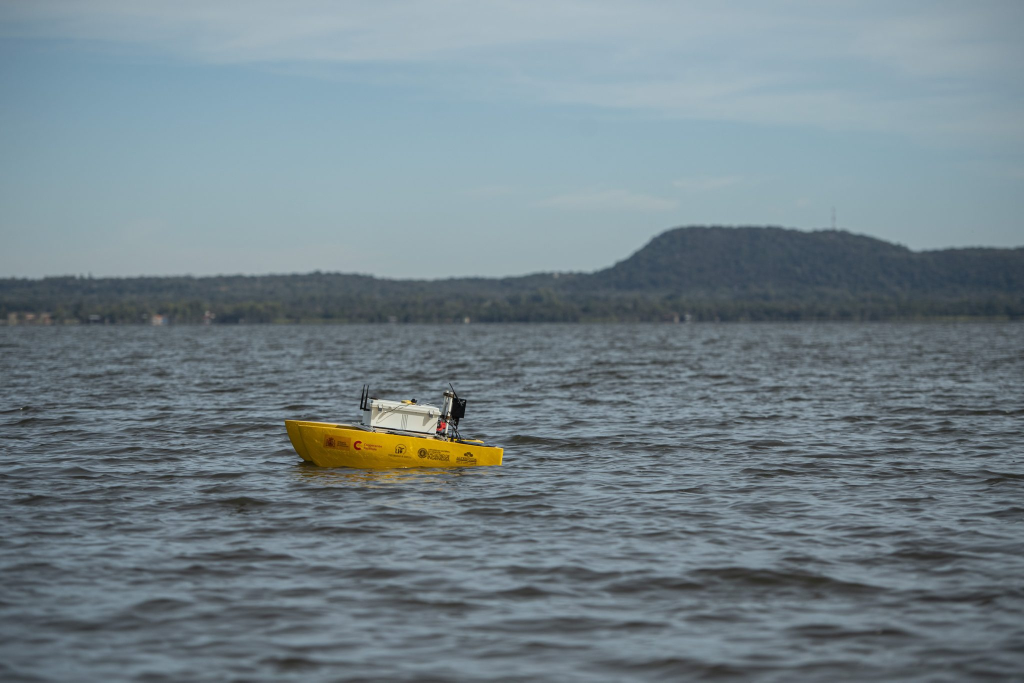
#> input picture img/barco.jpg, 2048 x 1365 px, found by its file name (shown at 1/2 size)
$ python asociacion_pixeles.py
#> lines starting #> are read from the running program, lines starting #| are printed output that depends on the picture
import numpy as np
import cv2
import matplotlib.pyplot as plt


UNIFORMIDAD = 15

def comparar_color(color_1:np.ndarray, color_2:np.ndarray) -> bool:
    """ Compara la similaridad de los colores respecto a la UNIFORMIDAD definida como constante

    Args:
        color_1 (np.array): Color 1
        color_2 (np.array): Color 2

    Returns:
        bool: retorna true si es similar al color
    """
    return (abs(color_1[0] - color_2[0]) <= UNIFORMIDAD) or (abs(color_1[1] - color_2[1]) <= UNIFORMIDAD) or (abs(color_1[2] - color_2[2]) <= UNIFORMIDAD)

def comparar_uniformidad(pixel_1,pixel_2):
    return abs(pixel_1 - pixel_2) <= UNIFORMIDAD

# Carga la imagen
ruta = "/Users/lichi/Desktop/Tesis/detector-obstaculos-logica-difusa/img/barco.jpg"
imagen = cv2.imread(ruta)
#> imagen is the input picture: shape (1365, 2048, 3); mean B, G, R 137.2, 130, 114.9

resized_image = cv2.resize(imagen, (300, 300))
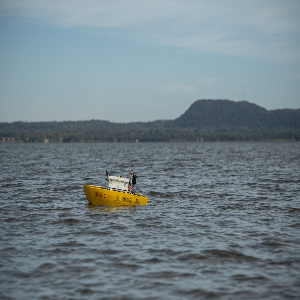
#> resized_image: shape (300, 300, 3); mean B, G, R 137.2, 129.9, 114.8

# Convert to HSV color space
hsv_image = cv2.cvtColor(resized_image, cv2.COLOR_BGR2HSV)
#> hsv_image: shape (300, 300, 3); mean H, S, V 99, 46, 138.8

# Apply Gaussian blur to each channel separately
blurred_h = cv2.GaussianBlur(hsv_image[:, :, 0], (5, 5), 0)
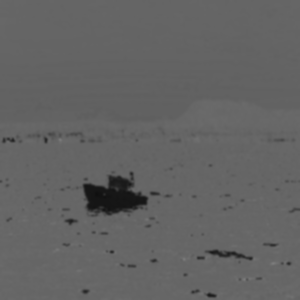
#> blurred_h: shape (300, 300); min 15, max 124, mean 99
blurred_s = cv2.GaussianBlur(hsv_image[:, :, 1], (5, 5), 0)
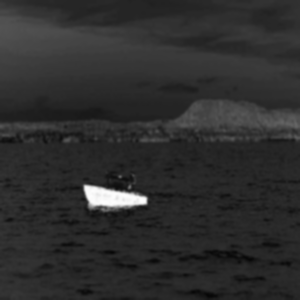
#> blurred_s: shape (300, 300); min 6, max 254, mean 46
blurred_v = cv2.GaussianBlur(hsv_image[:, :, 2], (5, 5), 0)
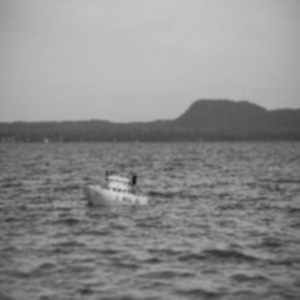
#> blurred_v: shape (300, 300); min 24, max 209, mean 138.8

# Combine blurred channels back to HSV
blurred_hsv = np.dstack((blurred_h, blurred_s, blurred_v))
#> blurred_hsv: shape (300, 300, 3); mean H, S, V 99, 46, 138.8

# Convert back to BGR color space
blurred_image = cv2.cvtColor(blurred_hsv, cv2.COLOR_HSV2BGR)
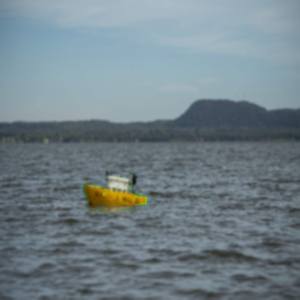
#> blurred_image: shape (300, 300, 3); mean B, G, R 137.2, 129.6, 114.3

# Convierte la imagen a un arreglo de NumPy
imagen_numpy = np.array(blurred_image)


# Define el rango de uniformidad de color

# Crea una matriz vacía para almacenar las asociaciones de píxeles
asociaciones_pixeles = np.zeros(imagen_numpy.shape, dtype=np.int32)

resultado = np.zeros((imagen_numpy.shape[0],imagen_numpy.shape[1]))

# Recorre cada píxel de la imagen

for fila in range(imagen_numpy.shape[0]): # O[x^4]
    for columna in range(imagen_numpy.shape[1]):
        puntaje = 0
        # Obtiene el color del píxel actual
        color_actual = imagen_numpy[fila, columna]
        print(f"fila: {fila} columna: {columna}",end='\r')
        try:
            if comparar_color(color_actual, imagen_numpy[fila-1, columna-1]):
                puntaje += 1
        except:
            pass
        try:
            if comparar_color(color_actual, imagen_numpy[fila-1,columna]):
                puntaje += 1
        except:
            pass
        try:
            if comparar_color(color_actual, imagen_numpy[fila-1,columna+1]):
                puntaje += 1
        except:
            pass
        try:
            if comparar_color(color_actual, imagen_numpy[fila,columna-1]):
                puntaje += 1
        except:
            pass
        try:
            if comparar_color(color_actual, imagen_numpy[fila,columna+1]):
                puntaje += 1
        except:
            pass
        try:
            if comparar_color(color_actual, imagen_numpy[fila+1,columna-1]):
                puntaje += 1
        except:
            pass
        try:
            if comparar_color(color_actual, imagen_numpy[fila+1,columna]):
                puntaje += 1
        except:
            pass
        try:
            if comparar_color(color_actual, imagen_numpy[fila+1,columna+1]):
                puntaje += 1
        except:
            pass

        resultado[fila,columna] = int(puntaje * 255 / 8)
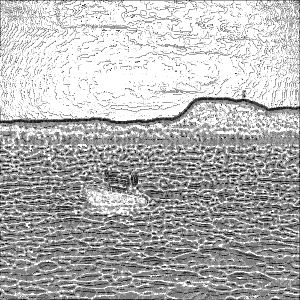
#> resultado: shape (300, 300) float64; min 0, max 255, mean 178.5


# Visualiza las asociaciones de píxeles

fig, (ax1, ax2) = plt.subplots(1, 2, sharex=True)
ax1.imshow(resultado)
ax2.imshow(blurred_image)
plt.show()
#> figure, not shown here; B, G, R data is drawn as R, G, B
print("HOLA")
cv2.imwrite("imagen_modificad.jpg", resultado)
